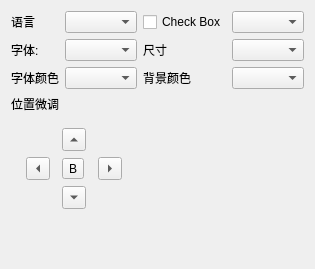
         <widget class="QWidget" name="sub_lang_3_1">
          <attribute name="title">
           <string>语言1</string>
          </attribute>
          <layout class="QVBoxLayout" name="verticalLayout_subtab5">
           <item>
            <layout class="QGridLayout" name="gridLayout_subtab_3_1">
             <item row="0" column="0">
              <widget class="QLabel" name="label_lang_3_1">
               <property name="text">
                <string>语言</string>
               </property>
              </widget>
             </item>
             <item row="0" column="1">
              <widget class="QComboBox" name="comboBox_lang_3_1"/>
             </item>
             <item row="0" column="2">
              <widget class="QCheckBox" name="checkBox_subtab_3_1">
               <property name="text">
                <string>Check Box</string>
               </property>
              </widget>
             </item>
             <item row="0" column="3">
              <widget class="QComboBox" name="comboBox_subtab_3_1"/>
             </item>
             <item row="1" column="0">
              <widget class="QLabel" name="label_font_3_1">
               <property name="text">
                <string>字体:</string>
               </property>
              </widget>
             </item>
             <item row="1" column="1">
              <widget class="QComboBox" name="comboBox_font_3_1"/>
             </item>
             <item row="1" column="2">
              <widget class="QLabel" name="label_size_3_1">
               <property name="text">
                <string>尺寸</string>
               </property>
              </widget>
             </item>
             <item row="1" column="3">
              <widget class="QComboBox" name="comboBox_size_3_1"/>
             </item>
             <item row="2" column="0">
              <widget class="QLabel" name="label_font_color_3_1">
               <property name="text">
                <string>字体颜色</string>
               </property>
              </widget>
             </item>
             <item row="2" column="1">
              <widget class="QComboBox" name="comboBox_font_color_3_1"/>
             </item>
             <item row="2" column="2">
              <widget class="QLabel" name="label_bg_color_3_1">
               <property name="text">
                <string>背景颜色</string>
               </property>
              </widget>
             </item>
             <item row="2" column="3">
              <widget class="QComboBox" name="comboBox_bg_color_3_1"/>
             </item>
             <item row="3" column="0">
              <widget class="QLabel" name="label_position_3_1">
               <property name="text">
                <string>位置微调</string>
               </property>
              </widget>
             </item>
             <item row="4" column="0" colspan="2">
              <widget class="QFrame" name="frame_dpad_3_1">
               <property name="frameShape">
                <enum>QFrame::Shape::NoFrame</enum>
               </property>
               <property name="frameShadow">
                <enum>QFrame::Shadow::Plain</enum>
               </property>
               <layout class="QGridLayout" name="gridLayout_dpad_3_1">
                <item row="0" column="1">
                 <widget class="QToolButton" name="toolButton_up_3_1">
                  <property name="text">
                   <string>▲</string>
                  </property>
                  <property name="arrowType">
                   <enum>Qt::ArrowType::UpArrow</enum>
                  </property>
                 </widget>
                </item>
                <item row="1" column="0">
                 <widget class="QToolButton" name="toolButton_left_3_1">
                  <property name="text">
                   <string>◄</string>
                  </property>
                  <property name="arrowType">
                   <enum>Qt::ArrowType::LeftArrow</enum>
                  </property>
                 </widget>
                </item>
                <item row="1" column="1">
                 <widget class="QToolButton" name="toolButton_center_3_1">
                  <property name="text">
                   <string>B</string>
                  </property>
                 </widget>
                </item>
                <item row="1" column="2">
                 <widget class="QToolButton" name="toolButton_right_3_1">
                  <property name="text">
                   <string>►</string>
                  </property>
                  <property name="arrowType">
                   <enum>Qt::ArrowType::RightArrow</enum>
                  </property>
                 </widget>
                </item>
                <item row="2" column="1">
                 <widget class="QToolButton" name="toolButton_down_3_1">
                  <property name="text">
                   <string>▼</string>
                  </property>
                  <property name="arrowType">
                   <enum>Qt::ArrowType::DownArrow</enum>
                  </property>
                 </widget>
                </item>
               </layout>
              </widget>
             </item>
            </layout>
           </item>
           <item>
            <spacer name="verticalSpacer_subtab_3_1">
             <property name="orientation">
              <enum>Qt::Orientation::Vertical</enum>
             </property>
             <property name="sizeHint" stdset="0">
              <size>
               <width>20</width>
               <height>40</height>
              </size>
             </property>
            </spacer>
           </item>
          </layout>
         </widget>
